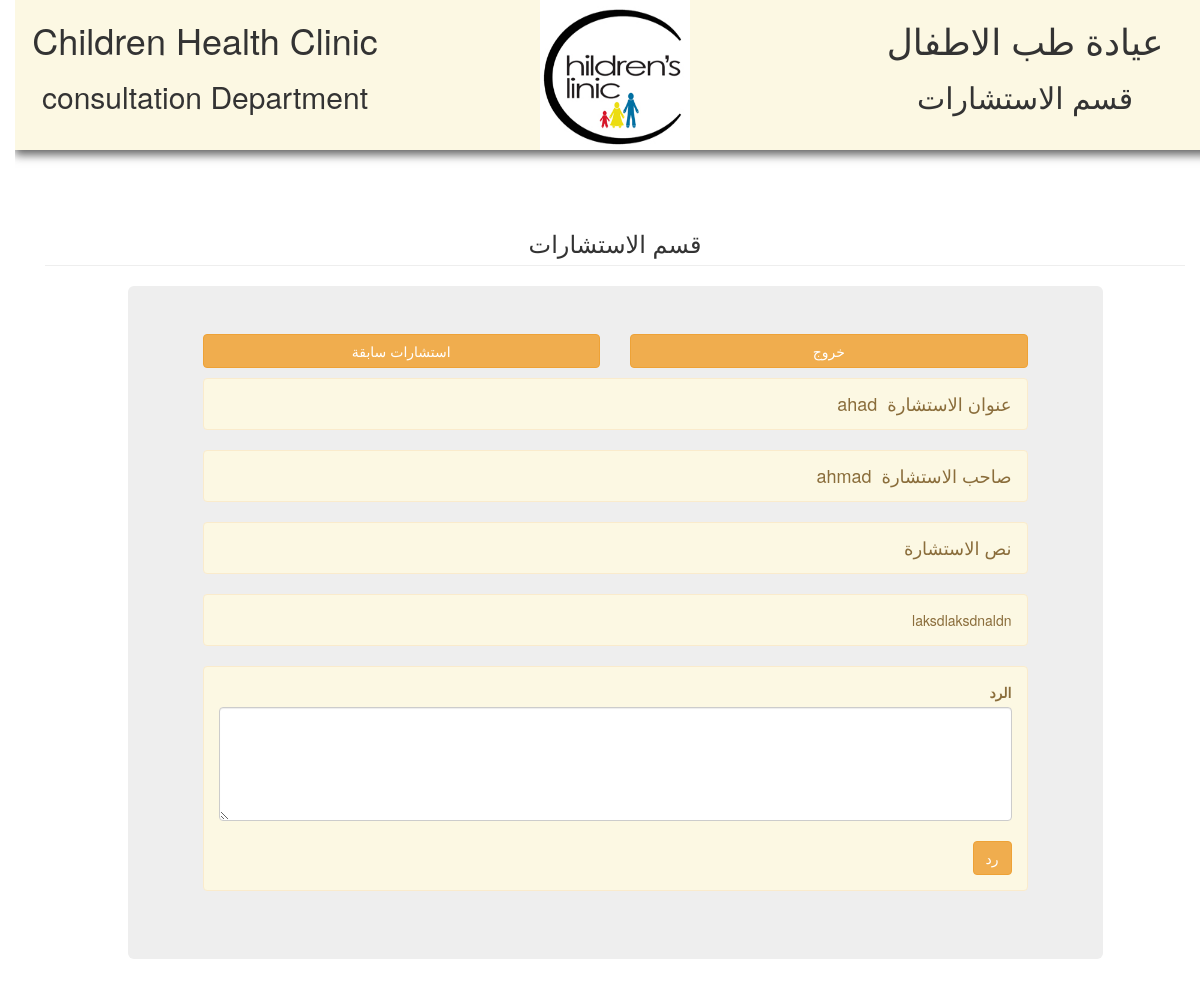
Screenshot of /clinic/consultation/replay.php?id=1 with the database file from the repository.
### tables this page shows
CREATE TABLE IF NOT EXISTS `concult` (
  `id` int(11) NOT NULL AUTO_INCREMENT,
  `name` varchar(100) NOT NULL,
  `title` varchar(100) NOT NULL,
  `body` text NOT NULL,
  `replay` text NOT NULL,
  `time` timestamp NOT NULL DEFAULT CURRENT_TIMESTAMP,
  PRIMARY KEY (`id`)
);

### clinic/consultation/replay.php (the view, shortened to what this page needs)
<?php
include '../db/db_connect.php';
$id=(int)$_GET['id'];
$sql = "SELECT * FROM concult WHERE id=$id";
$query = mysqli_query($conn, $sql);
$row = mysqli_fetch_assoc($query);
?>
<!doctype html>
<html dir="rtl">
    <head>
        <link rel="stylesheet" href="../css/bootstrap.min.css"/>
        <link rel="stylesheet" href="../css/style.css"/>
    </head>
    <body>
        <header class="rec-header">
            <div class="row bg-warning">
                <div class="col-lg-4 text-center">
                    <h1>Children Health Clinic</h1>
                    <h2>consultation Department</h2>
                </div>
                <div class="col-lg-4 text-center">
                    <img src="../images/2clinic-logo.jpg" alt="" height="150" width="150">
                </div>
                <div class="col-lg-4 text-center">
                    <h1>عيادة طب الاطفال</h1>
                    <h2>قسم الاستشارات</h2>
                </div>
            </div>
        </header>
        <br/>
        <br/>
        <div class="container">
            <h3 class="page-header text-center">قسم الاستشارات</h3>
            <div class="row">
                <div class="col-lg-10 col-lg-offset-1 jumbotron"  dir="rtl">
                    <div class="col-lg-6">
                        <a href="old.php" class="btn btn-block btn-warning text-center">استشارات سابقة</a>
                    </div>
                    <div class="col-lg-6">
                        <a href="#" class="btn btn-block btn-warning text-center">خروج</a>
                    </div>
                    <div class="col-lg-12">
                        <h4 class="text-right alert alert-warning"><span>عنوان الاستشارة</span>&nbsp;&nbsp;<span><?php echo$row['title'] ; ?></span></h4>
                        <h4 class="text-right alert alert-warning"><span>صاحب الاستشارة</span>&nbsp;&nbsp;<span><?php echo$row['name'] ; ?></span></h4>
                        <h4 class="text-right alert alert-warning"><span>نص الاستشارة</span></h4>
                        <div class="text-right alert alert-warning"><?php echo $row['body'];?></div>
                        <div class="text-right alert alert-warning">
                            <form action="con_replay.php?id=<?php echo $id;?>" method="post">
                                <label>الرد</label>
                                <textarea name="replay" rows="5" class="form-control">
                                </textarea>
                                <label></label><br/>
                                <input type="submit" class="btn btn-warning" value="رد" name="submit" />
                            </form>
                        </div>
                    </div>
                </div>
            </div>
        </div>
    </body>
</html>

### clinic/css/style.css (style rules this page uses)
body, html { height: 100%; }
.rec-header { -webkit-box-shadow: 0px 5px 9px 0px rgba(50, 50, 50, 0.75); -moz-box-shadow: 0px 5px 9px 0px rgba(50, 50, 50, 0.75); box-shadow: 0px 5px 9px 0px rgba(50, 50, 50, 0.75); }

### rows the page displays
concult: title "ahad", name "ahmad", body "laksdlaksdnaldn"
